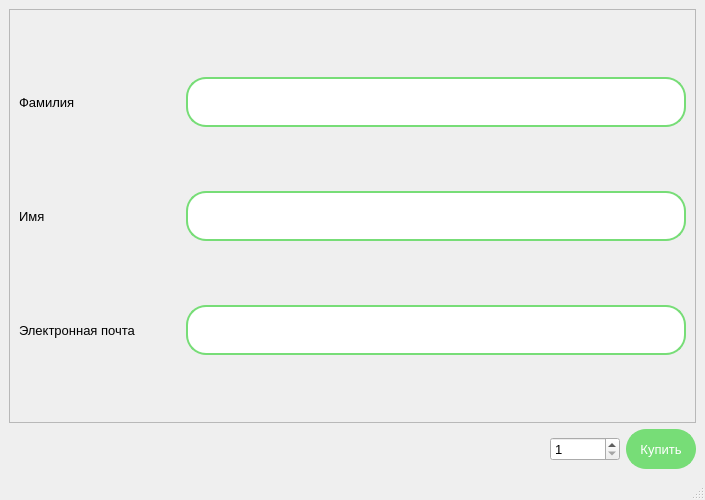
<?xml version="1.0" encoding="UTF-8"?>
<ui version="4.0">
 <class>MainWindow</class>
 <widget class="QMainWindow" name="MainWindow">
  <property name="geometry">
   <rect>
    <x>0</x>
    <y>0</y>
    <width>705</width>
    <height>500</height>
   </rect>
  </property>
  <property name="windowTitle">
   <string>MainWindow</string>
  </property>
  <widget class="QWidget" name="centralwidget">
   <property name="font">
    <font>
     <family>Segoe UI</family>
     <pointsize>10</pointsize>
     <weight>50</weight>
     <bold>false</bold>
    </font>
   </property>
   <layout class="QGridLayout" name="gridLayout_2">
    <item row="0" column="0" colspan="3">
     <widget class="QFrame" name="frame">
      <property name="frameShape">
       <enum>QFrame::StyledPanel</enum>
      </property>
      <property name="frameShadow">
       <enum>QFrame::Raised</enum>
      </property>
      <layout class="QGridLayout" name="gridLayout">
       <item row="0" column="1">
        <widget class="QLineEdit" name="lineEdit">
         <property name="sizePolicy">
          <sizepolicy hsizetype="Minimum" vsizetype="Maximum">
           <horstretch>0</horstretch>
           <verstretch>0</verstretch>
          </sizepolicy>
         </property>
         <property name="minimumSize">
          <size>
           <width>500</width>
           <height>20</height>
          </size>
         </property>
         <property name="maximumSize">
          <size>
           <width>16777215</width>
           <height>50</height>
          </size>
         </property>
         <property name="styleSheet">
          <string notr="true">border: 2px solid #77dd77;
border-radius: 20px;</string>
         </property>
        </widget>
       </item>
       <item row="1" column="1">
        <widget class="QLineEdit" name="lineEdit_2">
         <property name="sizePolicy">
          <sizepolicy hsizetype="Minimum" vsizetype="Maximum">
           <horstretch>0</horstretch>
           <verstretch>0</verstretch>
          </sizepolicy>
         </property>
         <property name="maximumSize">
          <size>
           <width>16777215</width>
           <height>50</height>
          </size>
         </property>
         <property name="styleSheet">
          <string notr="true">border: 2px solid #77dd77;
border-radius: 20px;</string>
         </property>
        </widget>
       </item>
       <item row="2" column="0">
        <widget class="QLabel" name="label_3">
         <property name="text">
          <string>Электронная почта</string>
         </property>
        </widget>
       </item>
       <item row="2" column="1">
        <widget class="QLineEdit" name="lineEdit_3">
         <property name="sizePolicy">
          <sizepolicy hsizetype="Minimum" vsizetype="Maximum">
           <horstretch>0</horstretch>
           <verstretch>0</verstretch>
          </sizepolicy>
         </property>
         <property name="maximumSize">
          <size>
           <width>16777215</width>
           <height>50</height>
          </size>
         </property>
         <property name="styleSheet">
          <string notr="true">border: 2px solid #77dd77;
border-radius: 20px;</string>
         </property>
        </widget>
       </item>
       <item row="0" column="0">
        <widget class="QLabel" name="label">
         <property name="text">
          <string>Фамилия</string>
         </property>
        </widget>
       </item>
       <item row="1" column="0">
        <widget class="QLabel" name="label_2">
         <property name="text">
          <string>Имя</string>
         </property>
        </widget>
       </item>
      </layout>
     </widget>
    </item>
    <item row="1" column="2">
     <widget class="QPushButton" name="btn_buy">
      <property name="sizePolicy">
       <sizepolicy hsizetype="Maximum" vsizetype="Maximum">
        <horstretch>0</horstretch>
        <verstretch>0</verstretch>
       </sizepolicy>
      </property>
      <property name="minimumSize">
       <size>
        <width>70</width>
        <height>40</height>
       </size>
      </property>
      <property name="font">
       <font>
        <family>Segoe UI</family>
       </font>
      </property>
      <property name="styleSheet">
       <string notr="true">QPushButton {
background-color: #77dd77;
border: 2px solid #77dd77;
border-radius: 20px;
color: white;
}

QPushButton:hover {
background-color: #177241;
border: 2px solid #177241;
}</string>
      </property>
      <property name="text">
       <string>Купить</string>
      </property>
     </widget>
    </item>
    <item row="1" column="0">
     <spacer name="horizontalSpacer">
      <property name="orientation">
       <enum>Qt::Horizontal</enum>
      </property>
      <property name="sizeHint" stdset="0">
       <size>
        <width>40</width>
        <height>20</height>
       </size>
      </property>
     </spacer>
    </item>
    <item row="1" column="1">
     <widget class="QSpinBox" name="spinBox">
      <property name="minimumSize">
       <size>
        <width>70</width>
        <height>0</height>
       </size>
      </property>
      <property name="minimum">
       <number>1</number>
      </property>
      <property name="maximum">
       <number>10</number>
      </property>
     </widget>
    </item>
   </layout>
  </widget>
  <widget class="QMenuBar" name="menubar">
   <property name="geometry">
    <rect>
     <x>0</x>
     <y>0</y>
     <width>705</width>
     <height>26</height>
    </rect>
   </property>
  </widget>
  <widget class="QStatusBar" name="statusbar"/>
 </widget>
 <resources/>
 <connections/>
</ui>
